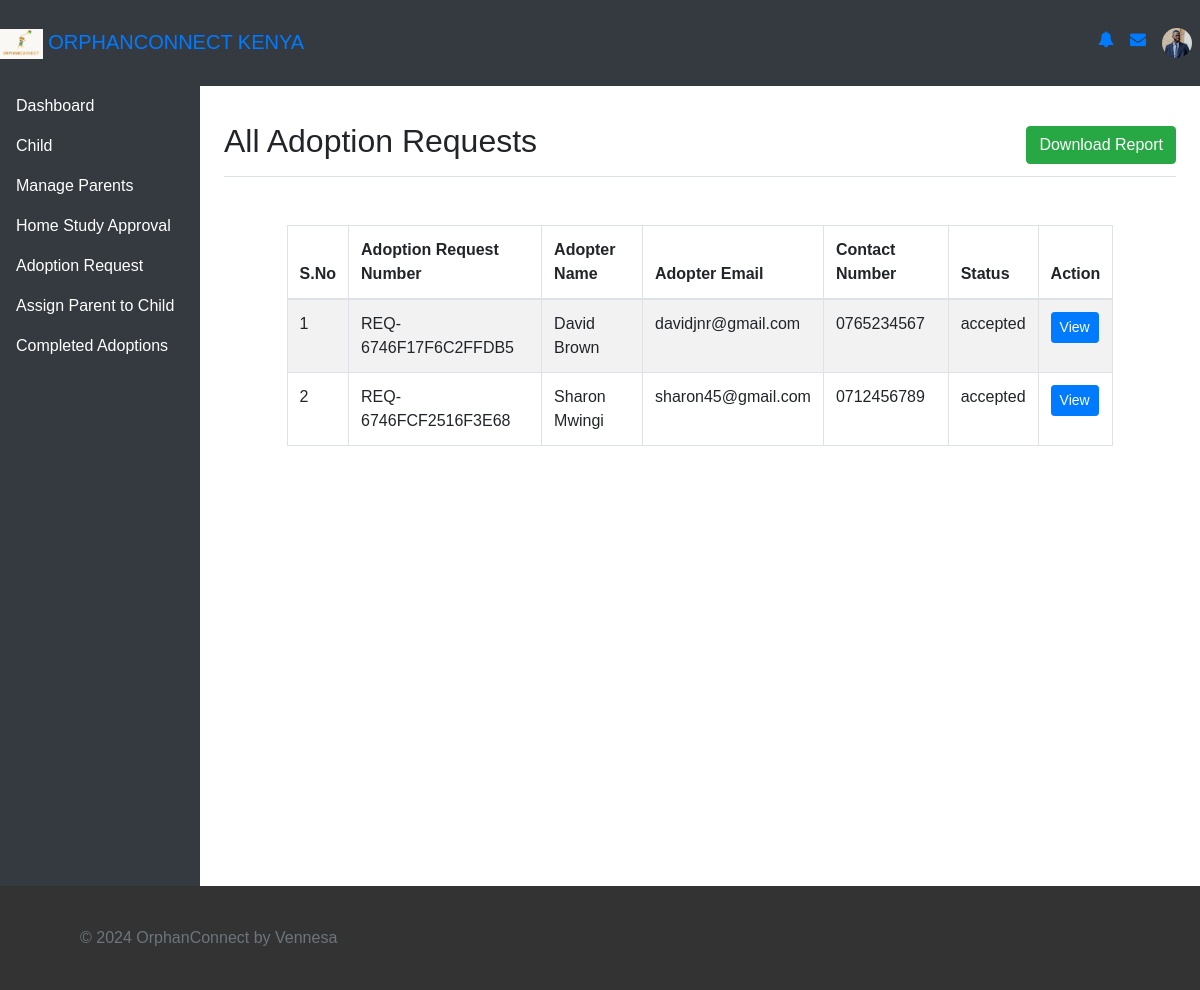
Page /all_adoption_requests.php on the committed database.
### tables this page shows
CREATE TABLE `adoption_requests` (
  `adoption_request_number` varchar(20) NOT NULL,
  `adopter_name` varchar(255) NOT NULL,
  `adopter_email` varchar(255) NOT NULL,
  `contact_number` varchar(20) NOT NULL,
  `status` enum('pending','accepted','rejected') DEFAULT 'pending',
  `home_address` text NOT NULL,
  `occupation` varchar(255) DEFAULT NULL,
  `marital_status` varchar(50) DEFAULT NULL,
  `preferences` text DEFAULT NULL,
  `national_id_number` varchar(50) NOT NULL,
  `annual_income` decimal(15,2) DEFAULT NULL,
  `additional_notes` text DEFAULT NULL,
  `picture` blob DEFAULT NULL,
  `parent_id` int(11) NOT NULL,
  `code_of_conduct_file_path` varchar(255) DEFAULT NULL,
  `created_at` timestamp NOT NULL DEFAULT current_timestamp()
);

### all_adoption_requests.php (the view, shortened to what this page needs)
<?php
$servername = "localhost";
$username = "root";
$password = "";
$dbname = "adoption";
$conn = new mysqli($servername, $username, $password, $dbname);
$sql = "SELECT parent_id AS id, adoption_request_number, adopter_name, adopter_email, contact_number, status FROM adoption_requests";
$result = $conn->query($sql);
include "nav/header.php";
?>
<main role="main" class="col-md-9 ml-sm-auto col-lg-10 px-4">
    <div class="d-flex justify-content-between flex-wrap flex-md-nowrap align-items-center pt-3 pb-2 mb-3 border-bottom">
        <h1 class="h2">All Adoption Requests</h1>
        <a href="download_requests.php" class="btn btn-success">Download Report</a>
    </div>
    <div class="container mt-5">
        <table id="adoptionRequests" class="table table-striped table-bordered">
            <thead>
                <tr>
                    <th>S.No</th>
                    <th>Adoption Request Number</th>
                    <th>Adopter Name</th>
                    <th>Adopter Email</th>
                    <th>Contact Number</th>
                    <th>Status</th>
                    <th>Action</th>
                </tr>
            </thead>
            <tbody>
                <?php
                if ($result->num_rows > 0) {
                    $serialNo = 1;
                    while ($row = $result->fetch_assoc()) {
                        echo "<tr>";
                        echo "<td>{$serialNo}</td>";
                        echo "<td>{$row['adoption_request_number']}</td>";
                        echo "<td>{$row['adopter_name']}</td>";
                        echo "<td>{$row['adopter_email']}</td>";
                        echo "<td>{$row['contact_number']}</td>";
                        echo "<td>{$row['status']}</td>";
                        echo "<td><a href='view_request.php?id={$row['id']}' class='btn btn-primary btn-sm'>View</a></td>";
                        echo "</tr>";
                        $serialNo++;
                    }
                } else {
                    echo "<tr><td colspan='7'>No records found</td></tr>";
                }
                ?>
            </tbody>
        </table>
    </div>
</main>
<footer class="footer">
    <div class="container">
        <span class="text-muted">© 2024 OrphanConnect by Vennesa</span>
    </div>
</footer>
</body>
</html>

### style.css (style rules this page uses)
* { margin: 0; padding: 0; box-sizing: border-box; }
body { display: flex; flex-direction: column; min-height: 100vh; font-family: Arial, sans-serif; }
.container { width: 90%; margin: 0 auto; display: flex; justify-content: space-between; align-items: center; }
.footer { background-color: #333; color: #fff; padding: 20px 0; font-family: Arial, sans-serif; width: 100%; }
.footer .container { display: flex; justify-content: space-between; padding: 20px; flex-wrap: wrap; }

### nav/header.php (style rules this page uses)
main { padding: 20px; }

### rows in the picture
adoption_requests: adoption_request_number "REQ-6746F17F6C2FFDB5", adopter_name "David Brown", adopter_email "davidjnr@gmail.com", contact_number "0765234567", status "accepted"
adoption_requests: adoption_request_number "REQ-6746FCF2516F3E68", adopter_name "Sharon Mwingi", adopter_email "sharon45@gmail.com", contact_number "0712456789", status "accepted"
